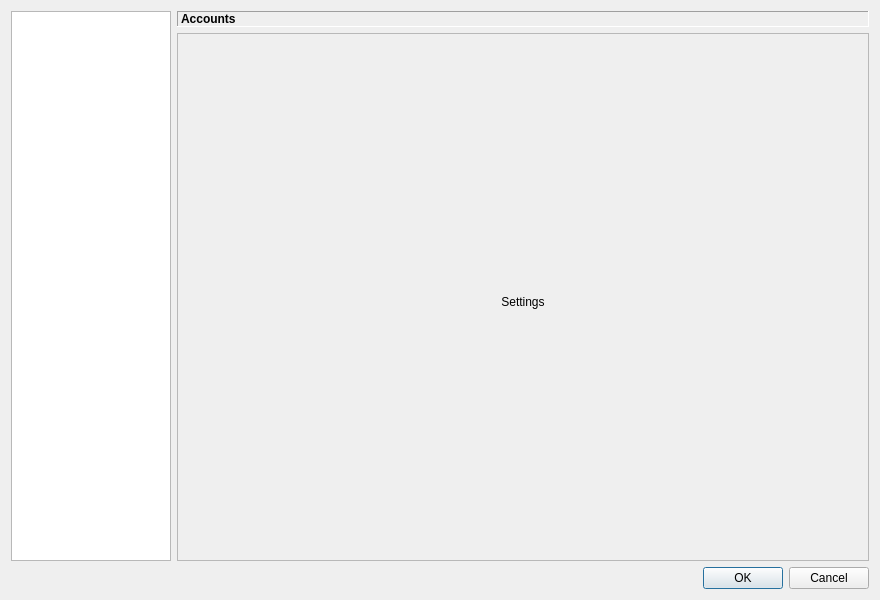
<?xml version="1.0" encoding="UTF-8"?>
<ui version="4.0">
 <class>SettingsDialog</class>
 <widget class="QDialog" name="SettingsDialog">
  <property name="geometry">
   <rect>
    <x>0</x>
    <y>0</y>
    <width>880</width>
    <height>600</height>
   </rect>
  </property>
  <property name="windowTitle">
   <string>Settings</string>
  </property>
  <layout class="QVBoxLayout" name="verticalLayout">
   <item>
    <layout class="QHBoxLayout" name="horizontalLayout">
     <item>
      <widget class="QTreeWidget" name="treeWidget">
       <property name="sizePolicy">
        <sizepolicy hsizetype="Fixed" vsizetype="Expanding">
         <horstretch>0</horstretch>
         <verstretch>0</verstretch>
        </sizepolicy>
       </property>
       <property name="maximumSize">
        <size>
         <width>160</width>
         <height>16777215</height>
        </size>
       </property>
       <property name="rootIsDecorated">
        <bool>false</bool>
       </property>
       <property name="uniformRowHeights">
        <bool>true</bool>
       </property>
       <property name="itemsExpandable">
        <bool>false</bool>
       </property>
       <attribute name="headerVisible">
        <bool>false</bool>
       </attribute>
       <column>
        <property name="text">
         <string>Section</string>
        </property>
       </column>
      </widget>
     </item>
     <item>
      <layout class="QVBoxLayout" name="verticalLayout_2">
       <item>
        <widget class="QLabel" name="titleLabel">
         <property name="font">
          <font>
           <bold>true</bold>
          </font>
         </property>
         <property name="frameShape">
          <enum>QFrame::Panel</enum>
         </property>
         <property name="frameShadow">
          <enum>QFrame::Sunken</enum>
         </property>
         <property name="text">
          <string>Accounts</string>
         </property>
         <property name="margin">
          <number>4</number>
         </property>
        </widget>
       </item>
       <item>
        <widget class="QStackedWidget" name="stackedWidget">
         <property name="frameShape">
          <enum>QFrame::StyledPanel</enum>
         </property>
         <property name="frameShadow">
          <enum>QFrame::Plain</enum>
         </property>
         <property name="currentIndex">
          <number>0</number>
         </property>
         <widget class="QWidget" name="accountsPage">
          <layout class="QVBoxLayout" name="verticalLayout_3">
           <property name="leftMargin">
            <number>0</number>
           </property>
           <property name="rightMargin">
            <number>0</number>
           </property>
           <property name="bottomMargin">
            <number>0</number>
           </property>
           <item>
            <widget class="QLabel" name="label">
             <property name="text">
              <string>Settings</string>
             </property>
             <property name="alignment">
              <set>Qt::AlignCenter</set>
             </property>
            </widget>
           </item>
          </layout>
         </widget>
        </widget>
       </item>
      </layout>
     </item>
    </layout>
   </item>
   <item>
    <widget class="QDialogButtonBox" name="buttonBox">
     <property name="orientation">
      <enum>Qt::Horizontal</enum>
     </property>
     <property name="standardButtons">
      <set>QDialogButtonBox::Cancel|QDialogButtonBox::Ok</set>
     </property>
    </widget>
   </item>
  </layout>
 </widget>
 <resources/>
 <connections>
  <connection>
   <sender>buttonBox</sender>
   <signal>accepted()</signal>
   <receiver>SettingsDialog</receiver>
   <slot>accept()</slot>
   <hints>
    <hint type="sourcelabel">
     <x>248</x>
     <y>254</y>
    </hint>
    <hint type="destinationlabel">
     <x>157</x>
     <y>274</y>
    </hint>
   </hints>
  </connection>
  <connection>
   <sender>buttonBox</sender>
   <signal>rejected()</signal>
   <receiver>SettingsDialog</receiver>
   <slot>reject()</slot>
   <hints>
    <hint type="sourcelabel">
     <x>316</x>
     <y>260</y>
    </hint>
    <hint type="destinationlabel">
     <x>286</x>
     <y>274</y>
    </hint>
   </hints>
  </connection>
 </connections>
</ui>
